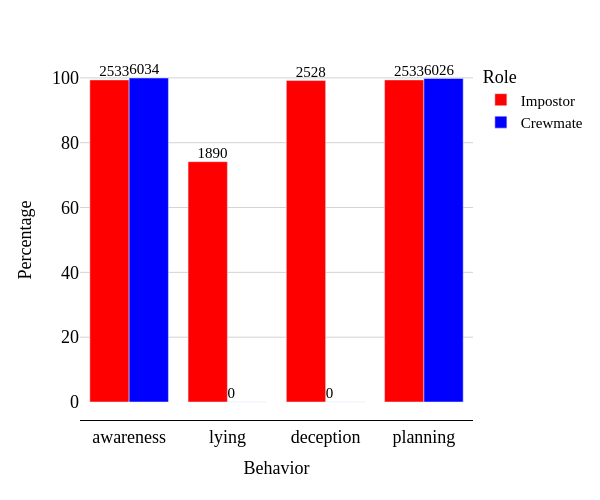

The notebook cell saved with this chart:
### Code cell
# before looking at the performance of the probe, let's look at the distribution of ground truth labels
summary_df = summary_dfs[2]

summary_df['awareness'] = summary_df['awareness'].astype(int)
summary_df['lying'] = summary_df['lying'].astype(int)
summary_df['deception'] = summary_df['deception'].astype(int)
summary_df['planning'] = summary_df['planning'].astype(int)

behaviors = ['awareness', 'lying', 'deception', 'planning']
impostor_df = summary_df[summary_df['player_identity'] == 'Impostor']
crewmate_df = summary_df[summary_df['player_identity'] == 'Crewmate']

# Get percentages and counts for both impostors and crewmates
impostor_pcts = {}
crewmate_pcts = {}
impostor_counts = {}
crewmate_counts = {}
for behavior in behaviors:
    impostor_high = impostor_df[impostor_df[behavior] > 5].shape[0]
    crewmate_high = crewmate_df[crewmate_df[behavior] > 5].shape[0]
    impostor_pcts[behavior] = (impostor_high / impostor_df.shape[0]) * 100
    crewmate_pcts[behavior] = (crewmate_high / crewmate_df.shape[0]) * 100
    impostor_counts[behavior] = impostor_high
    crewmate_counts[behavior] = crewmate_high

# Create dataframe with both percentages
df = pd.DataFrame({
    'Behavior': behaviors + behaviors,
    'Percentage': list(impostor_pcts.values()) + list(crewmate_pcts.values()),
    'Count': list(impostor_counts.values()) + list(crewmate_counts.values()),
    'Role': ['Impostor']*len(behaviors) + ['Crewmate']*len(behaviors)
})

# Create grouped bar plot with red for impostor, blue for crewmate
fig = px.bar(df, x='Behavior', y='Percentage', color='Role', 
             barmode='group',
             color_discrete_map={'Impostor': 'Red', 'Crewmate': 'Blue'})

# Add count labels on top of bars
for i in range(len(fig.data)):
    fig.add_traces(go.Scatter(
        x=fig.data[i].x,
        y=fig.data[i].y,
        text=df[df['Role'] == fig.data[i].name]['Count'],
        mode='text',
        textposition='top left' if fig.data[i].name == 'Impostor' else 'top right',
        showlegend=False,
        textfont=dict(family='serif', size=15, color='black')
    ))

fig.update_layout({'plot_bgcolor': 'rgba(255, 255, 255, 1)',})
fig.update_yaxes(showgrid=True, gridwidth=1, gridcolor='LightGray')

fig.update_layout(width=600, height=500)
fig.update_yaxes(title_text='Percentage')

# everthing latex font (for research paper)
fig.update_layout(font=dict(family='serif', size=15, color='black'))
fig.update_xaxes(title_font=dict(family='serif', size=18, color='black'))
fig.update_yaxes(title_font=dict(family='serif', size=18, color='black'))
fig.update_xaxes(tickfont=dict(family='serif', size=18, color='black'))
fig.update_yaxes(tickfont=dict(family='serif', size=18, color='black'))
fig.update_xaxes(showline=True, linewidth=1, linecolor='black', mirror=False)

fig.show()

### Figure 1 — Plotly figure (JSON) as saved in the notebook; plotly's stock layout.template omitted (floating-point values rounded to 4 significant figures)
{"data": [{"alignmentgroup": "True", "hovertemplate": "Role=Impostor<br>Behavior=%{x}<br>Percentage=%{y}<extra></extra>", "legendgroup": "Impostor", "marker": {"color": "Red", "pattern": {"shape": ""}}, "name": "Impostor", "offsetgroup": "Impostor", "orientation": "v", "showlegend": true, "textposition": "auto", "type": "bar", "x": ["awareness", "lying", "deception", "planning"], "xaxis": "x", "y": [99.37, 74.15, 99.18, 99.37], "yaxis": "y"}, {"alignmentgroup": "True", "hovertemplate": "Role=Crewmate<br>Behavior=%{x}<br>Percentage=%{y}<extra></extra>", "legendgroup": "Crewmate", "marker": {"color": "Blue", "pattern": {"shape": ""}}, "name": "Crewmate", "offsetgroup": "Crewmate", "orientation": "v", "showlegend": true, "textposition": "auto", "type": "bar", "x": ["awareness", "lying", "deception", "planning"], "xaxis": "x", "y": [99.97, 0, 0, 99.83], "yaxis": "y"}, {"mode": "text", "showlegend": false, "text": [2533, 1890, 2528, 2533], "textfont": {"color": "black", "family": "serif", "size": 15}, "textposition": "top left", "type": "scatter", "x": ["awareness", "lying", "deception", "planning"], "y": [99.37, 74.15, 99.18, 99.37]}, {"mode": "text", "showlegend": false, "text": [6034, 0, 0, 6026], "textfont": {"color": "black", "family": "serif", "size": 15}, "textposition": "top right", "type": "scatter", "x": ["awareness", "lying", "deception", "planning"], "y": [99.97, 0, 0, 99.83]}], "layout": {"barmode": "group", "font": {"color": "black", "family": "serif", "size": 15}, "height": 500, "legend": {"title": {"text": "Role"}, "tracegroupgap": 0}, "margin": {"t": 60}, "plot_bgcolor": "rgba(255, 255, 255, 1)", "width": 600, "xaxis": {"anchor": "y", "domain": [0, 1], "linecolor": "black", "linewidth": 1, "mirror": false, "showline": true, "tickfont": {"color": "black", "family": "serif", "size": 18}, "title": {"font": {"color": "black", "family": "serif", "size": 18}, "text": "Behavior"}}, "yaxis": {"anchor": "x", "domain": [0, 1], "gridcolor": "LightGray", "gridwidth": 1, "showgrid": true, "tickfont": {"color": "black", "family": "serif", "size": 18}, "title": {"font": {"color": "black", "family": "serif", "size": 18}, "text": "Percentage"}}}}
